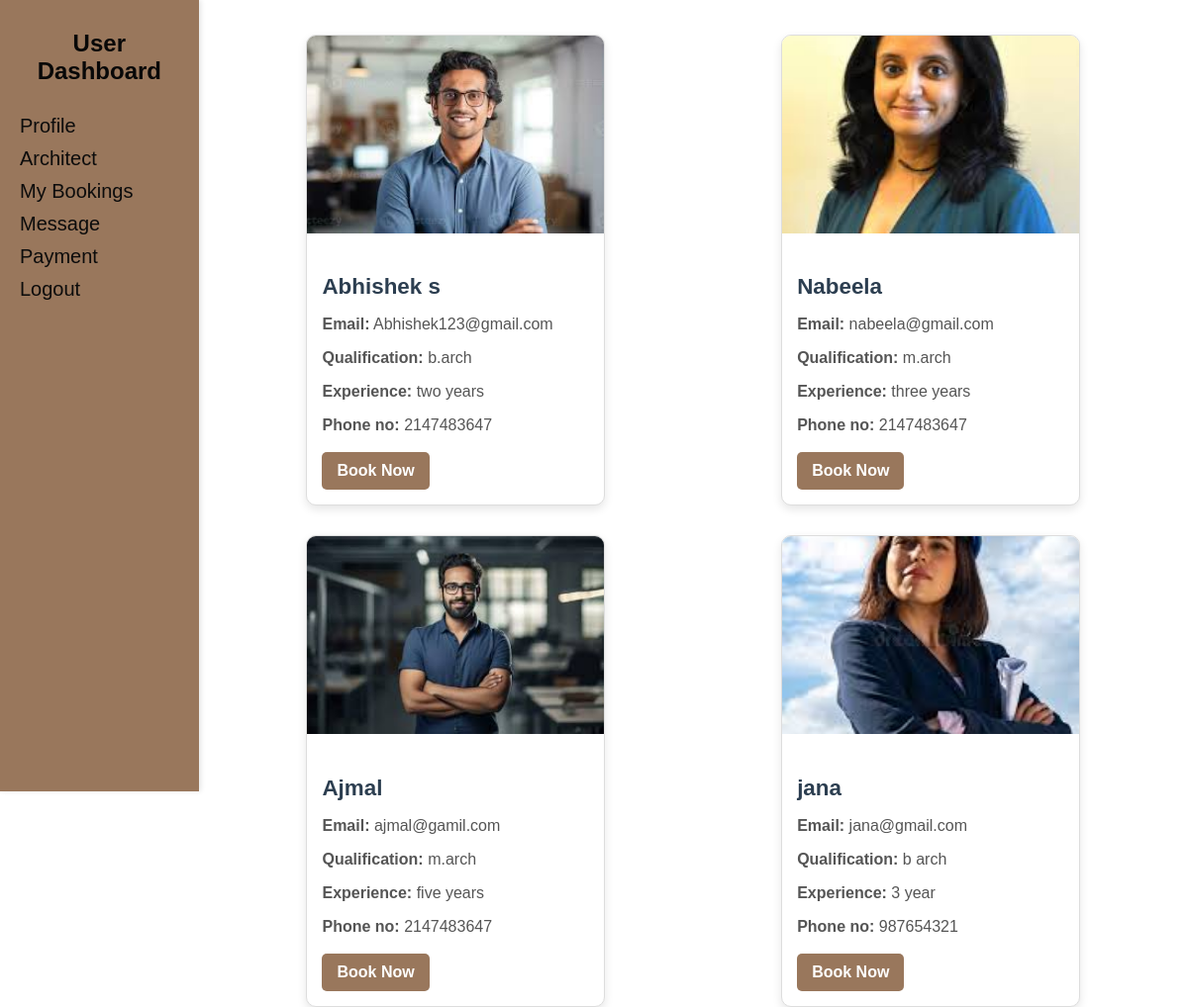
The app's page /raising-master_new/user-architect.php with its own data.
### tables this page shows
CREATE TABLE `add_architect` (
  `architect_id` int(11) NOT NULL,
  `name` varchar(200) NOT NULL,
  `photo` varchar(70) NOT NULL,
  `email` varchar(200) NOT NULL,
  `address` varchar(500) NOT NULL,
  `phoneno` int(10) NOT NULL,
  `qualification` varchar(70) NOT NULL,
  `qualificationcertificate` varchar(70) NOT NULL,
  `experience` varchar(200) NOT NULL,
  `password` varchar(8) NOT NULL
);

### raising-master_new/user-architect.php (the view, shortened to what this page needs)
<?php
include 'user-side.php';
?>
<html>
    <head>
    <link rel="stylesheet" type="text/css" href="3.css">
</head>
</html>
<?php
include 'connection.php';
$sql = "SELECT architect_id, name, photo, email ,qualification,experience,phoneno FROM add_architect";
$result = mysqli_query($con, $sql);
if ($result->num_rows > 0) {
    echo "<div class='architects-container'>";
    while ($row = $result->fetch_assoc()) {
         $filename1=$row["photo"];
        $architect_id = $row['architect_id'];
        $name = $row['name'];
        $email = $row['email'];
        $qualification = $row['qualification'];
        $experience = $row['experience'];
        $phoneno = $row['phoneno'];
        echo "
        <div class='architect-card'>
            <img src='architectphotos/$filename1' alt='$name' class='architect-image'>
            <div class='architect-info'>
                <h3>$name</h3>
                <p><strong>Email:</strong> $email</p>
                <p><strong>Qualification:</strong> $qualification</p>
                <p><strong>Experience:</strong> $experience</p>
                <p><strong>Phone no:</strong> $phoneno</p>
                <a href='book_architect.php?architect_id=$architect_id' class='book-button'>Book Now</a>
            </div>
        </div>
        ";
    }
    echo "</div>";
} else {
    echo "<p>No architects available.</p>";
}
?>

### raising-master_new/admin-dash.css (style rules this page uses)
body { margin: 0; font-family: Arial, sans-serif; color: #2c3e50; }
a { text-decoration: none; color: inherit; }

### raising-master_new/3.css (style rules this page uses)
.architects-container { display: flex; flex-wrap: wrap; justify-content: space-around; margin: 20px; }
.architect-card { background-color: #fff; border: 1px solid #ddd; border-radius: 10px; overflow: hidden; width: 300px; margin: 15px; box-shadow: 0 4px 10px rgba(0, 0, 0, 0.1); transition: transform 0.3s ease; }
.architect-image { width: 100%; height: 200px; object-fit: cover; }
.architect-info { padding: 15px; }
.architect-info h3 { font-size: 1.4em; margin-bottom: 10px; }
.architect-info p { font-size: 1em; margin-bottom: 8px; color: #555; }
.architect-info a.book-button { display: inline-block; padding: 10px 15px; background-color: #99775c; color: white; text-decoration: none; border-radius: 5px; font-weight: bold; text-align: center; margin-top: 10px; transition: background-color 0.3s ease; }

### records on screen
add_architect: photo (picture), name "Abhishek s", email "Abhishek123@gmail.com", qualification "b.arch", experience "two years", phoneno "2147483647"
add_architect: photo (picture), name "Nabeela", email "nabeela@gmail.com", qualification "m.arch", experience "three years", phoneno "2147483647"
add_architect: photo (picture), name "Ajmal", email "ajmal@gamil.com", qualification "m.arch", experience "five years", phoneno "2147483647"
add_architect: photo (picture), name "jana", email "jana@gmail.com", qualification "b arch", experience "3 year", phoneno "987654321"
